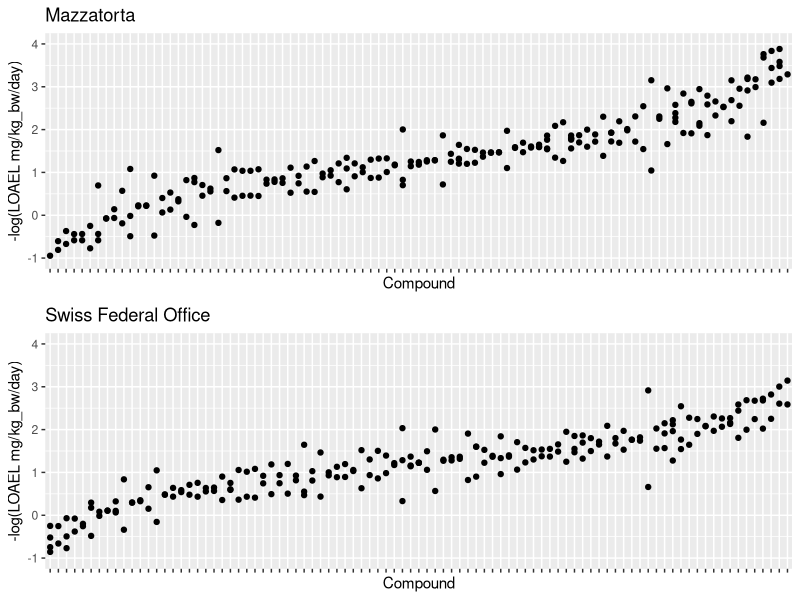

Write R code to recreate this figure.
library(ggplot2)
library(grid)
library(gridExtra)

m = read.csv("data/mazzatorta.csv",header=T)
s = read.csv("data/swiss.csv",header=T)

m.dupsmi = unique(m$SMILES[duplicated(m$SMILES)])
s.dupsmi = unique(s$SMILES[duplicated(s$SMILES)])
m.dup = m[m$SMILES %in% m.dupsmi,]
s.dup = s[s$SMILES %in% s.dupsmi,]

m.dup$LOAEL= -log10(m.dup$LOAEL)
s.dup$LOAEL= -log10(s.dup$LOAEL)
m.dup$SMILES <- reorder(m.dup$SMILES,m.dup$LOAEL)
s.dup$SMILES <- reorder(s.dup$SMILES,s.dup$LOAEL)

p1 <- ggplot(m.dup, aes(SMILES,LOAEL),ymin = min(LOAEL), ymax=max(LOAEL)) + ylab('-log(LOAEL mg/kg_bw/day)') + xlab('Compound') + theme(axis.text.x = element_blank()) + geom_point() + ggtitle("Mazzatorta") + ylim(-1,4)
p2 <- ggplot(s.dup, aes(SMILES,LOAEL),ymin = min(LOAEL), ymax=max(LOAEL)) + ylab('-log(LOAEL mg/kg_bw/day)') + xlab('Compound') + theme(axis.text.x = element_blank()) + geom_point() + ggtitle("Swiss Federal Office") + ylim(-1,4)

pdf('figure/dataset-variability.pdf')
grid.arrange(p1,p2,ncol=1)
dev.off()

